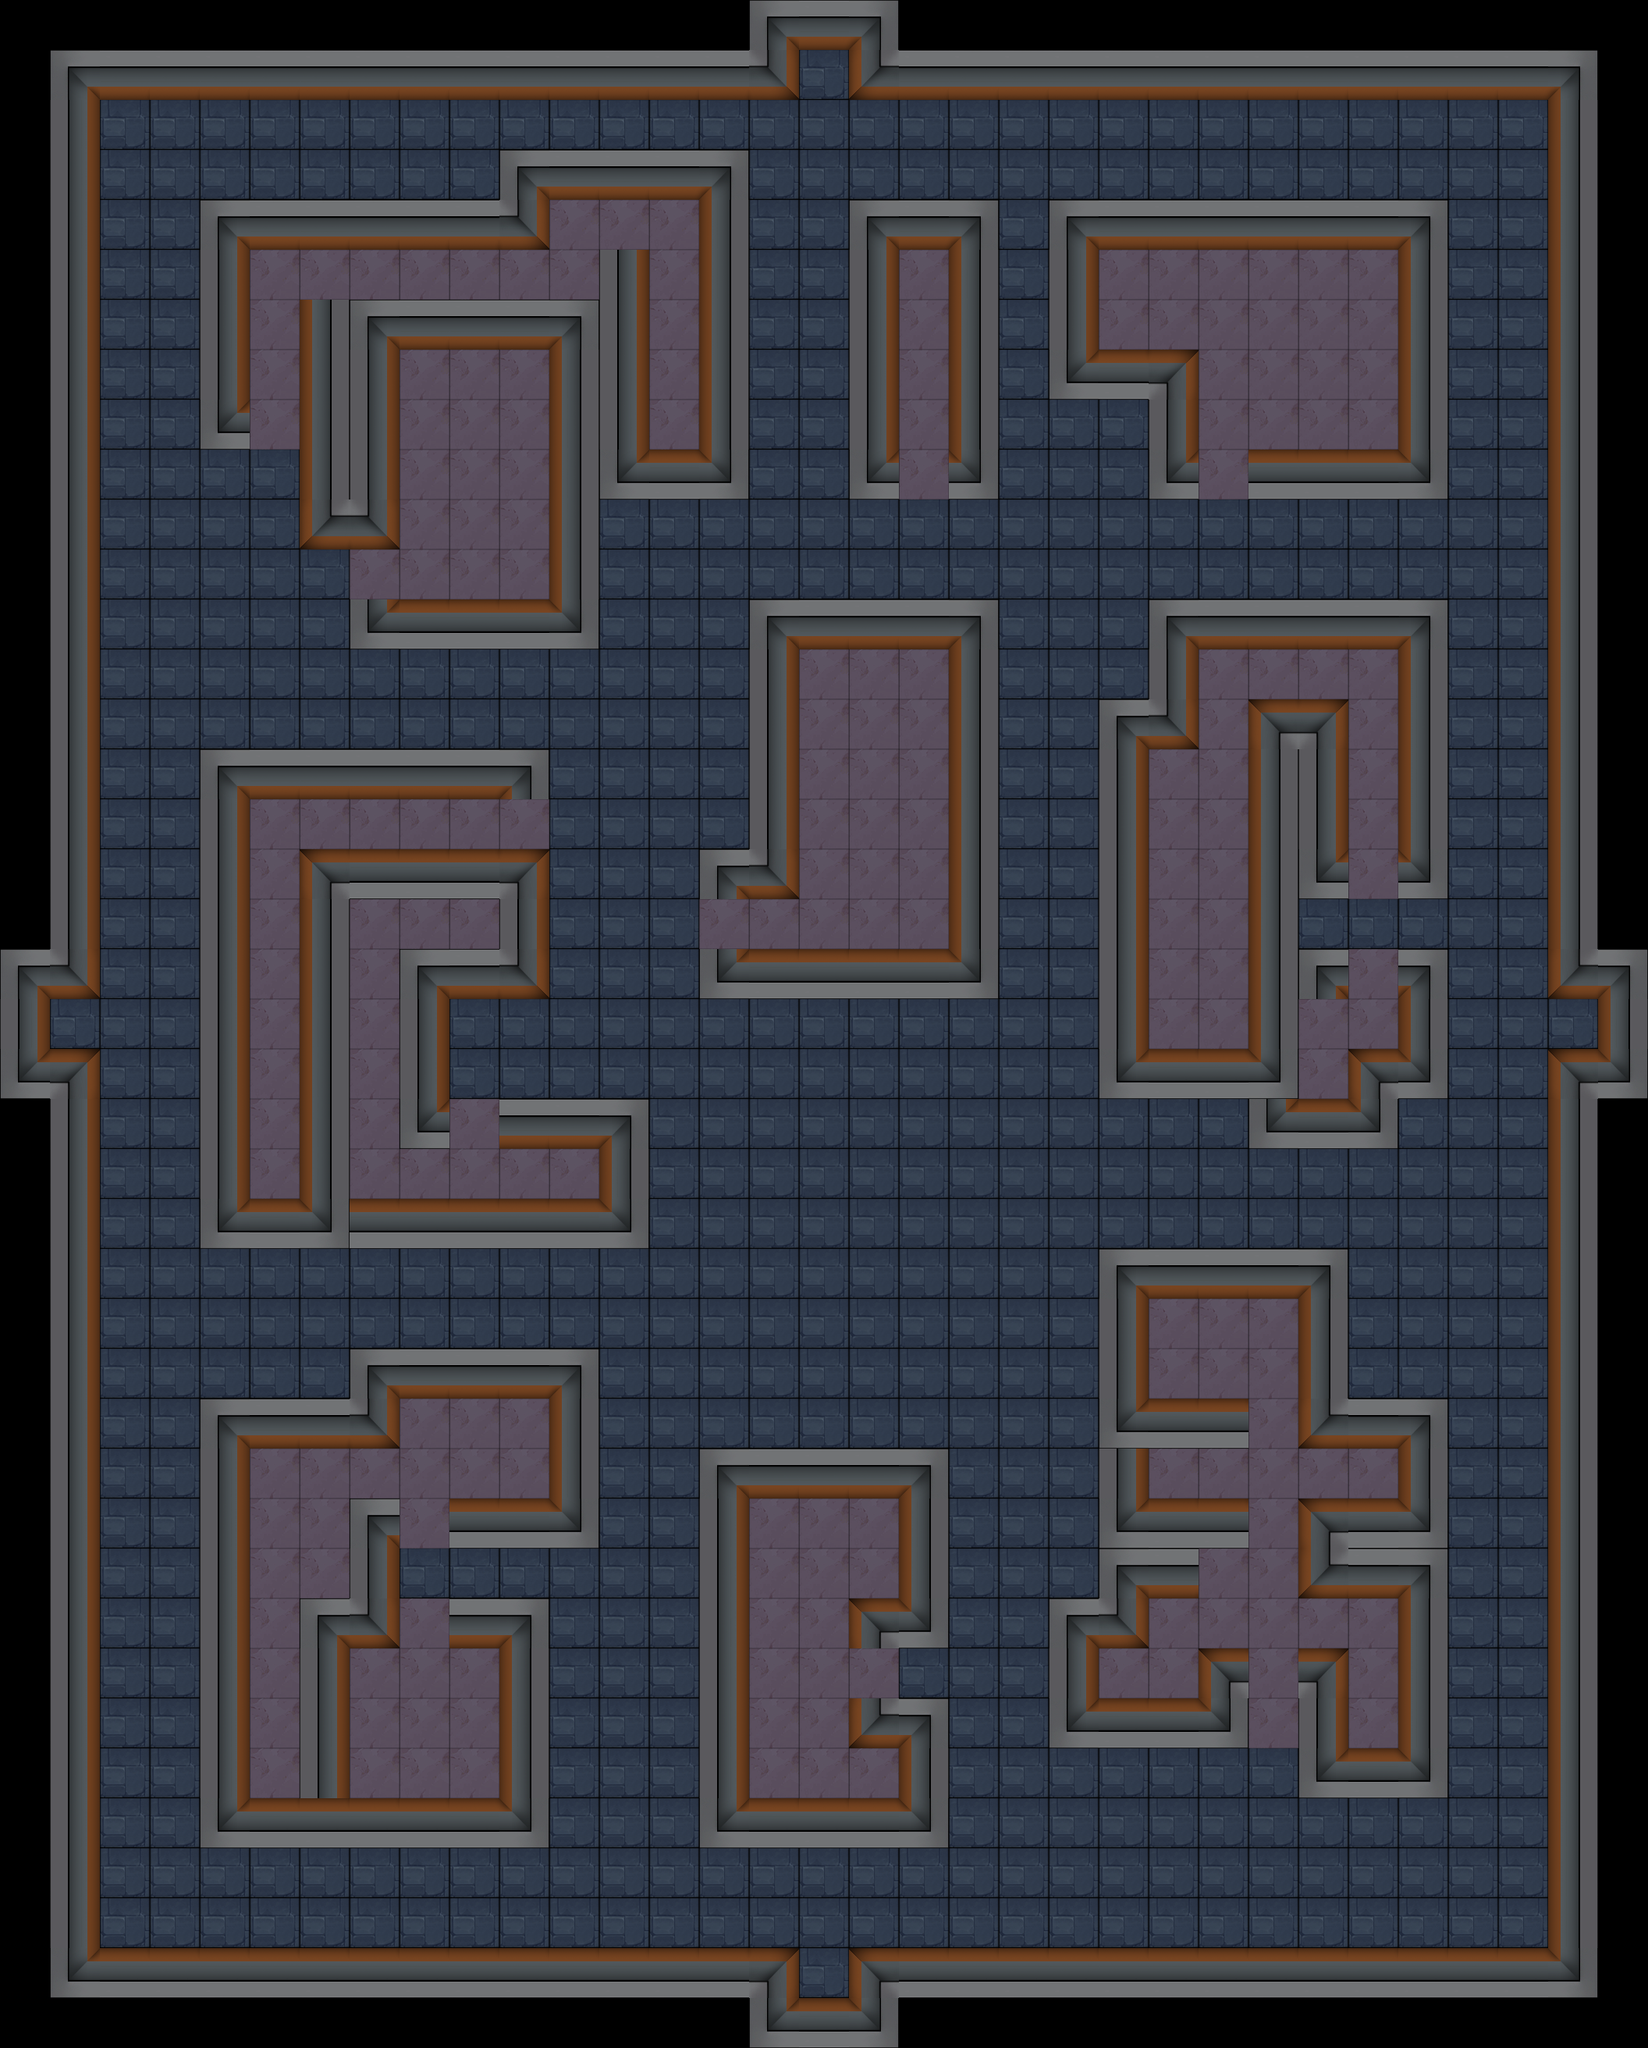

This is a level from a 2D game, rendered from its Tiled map with the project's own tilesets. A one-line summary and the map file follow, with tile-layer data summarised:
An orthogonal 33x41 tile map with 64x64 px tiles, 1 tile layer (map), 2 tilesets and 214 objects (13x door, 13x bed, 9x 人物出生点, 4x 怪物出生点 ).

<map version="1.4" tiledversion="1.4.3" orientation="orthogonal" renderorder="right-down" width="33" height="41" tilewidth="64" tileheight="64" infinite="0" nextlayerid="18" nextobjectid="267">
 <tileset firstgid="1" source="../set/map3.tsx" />
 <tileset firstgid="13" source="../set/map1.tsx" />
 <layer id="1" name="map" width="33" height="41">
  <data>[1353 cells, 1221 non-empty, 14 distinct tile ids]</data>
 </layer>
 <objectgroup id="2" name="obj">
  <object id="9" name="怪物出生点 " x="64" y="1280" width="64" height="64">
   <properties>
    <property name="monsterBorn" type="bool" value="true" />
   </properties>
  </object>
  <object id="11" name="怪物出生点 " x="1024" y="64" width="64" height="64">
   <properties>
    <property name="monsterBorn" type="bool" value="true" />
   </properties>
  </object>
  <object id="12" name="怪物出生点 " x="1984" y="1280" width="64" height="64">
   <properties>
    <property name="monsterBorn" type="bool" value="true" />
   </properties>
  </object>
  <object id="13" name="怪物出生点 " x="1024" y="2496" width="64" height="64">
   <properties>
    <property name="monsterBorn" type="bool" value="true" />
   </properties>
  </object>
  <object id="33" name="人物出生点" x="1024" y="1408" width="64" height="64">
   <properties>
    <property name="born" type="bool" value="true" />
   </properties>
  </object>
  <object id="34" name="人物出生点" x="1088" y="1408" width="64" height="64">
   <properties>
    <property name="born" type="bool" value="true" />
   </properties>
  </object>
  <object id="35" name="人物出生点" x="1152" y="1408" width="64" height="64">
   <properties>
    <property name="born" type="bool" value="true" />
   </properties>
  </object>
  <object id="36" name="人物出生点" x="1024" y="1472" width="64" height="64">
   <properties>
    <property name="born" type="bool" value="true" />
   </properties>
  </object>
  <object id="37" name="人物出生点" x="1088" y="1472" width="64" height="64">
   <properties>
    <property name="born" type="bool" value="true" />
   </properties>
  </object>
  <object id="38" name="人物出生点" x="1152" y="1472" width="64" height="64">
   <properties>
    <property name="born" type="bool" value="true" />
   </properties>
  </object>
  <object id="39" name="人物出生点" x="1024" y="1536" width="64" height="64">
   <properties>
    <property name="born" type="bool" value="true" />
   </properties>
  </object>
  <object id="40" name="人物出生点" x="1088" y="1536" width="64" height="64">
   <properties>
    <property name="born" type="bool" value="true" />
   </properties>
  </object>
  <object id="41" name="人物出生点" x="1152" y="1536" width="64" height="64">
   <properties>
    <property name="born" type="bool" value="true" />
   </properties>
  </object>
 </objectgroup>
 <objectgroup id="3" name="room1">
  <object id="42" name="door" x="320" y="512" width="64" height="64">
   <properties>
    <property name="direction" type="int" value="0" />
    <property name="offset" type="int" value="2" />
   </properties>
  </object>
  <object id="43" x="320" y="448" width="64" height="64" />
  <object id="44" x="320" y="384" width="64" height="64" />
  <object id="45" x="320" y="320" width="64" height="64" />
  <object id="46" x="384" y="320" width="64" height="64" />
  <object id="47" x="448" y="320" width="64" height="64" />
  <object id="48" x="512" y="320" width="64" height="64" />
  <object id="49" x="576" y="320" width="64" height="64" />
  <object id="50" x="640" y="320" width="64" height="64" />
  <object id="51" x="704" y="320" width="64" height="64" />
  <object id="52" x="704" y="256" width="64" height="64" />
  <object id="53" x="768" y="256" width="64" height="64" />
  <object id="54" x="832" y="256" width="64" height="64" />
  <object id="55" x="832" y="320" width="64" height="64" />
  <object id="56" x="832" y="384" width="64" height="64" />
  <object id="57" name="bed" x="832" y="448" width="64" height="64" />
  <object id="58" x="832" y="512" width="64" height="64" />
 </objectgroup>
 <objectgroup id="4" name="room2">
  <object id="60" name="door" x="448" y="704" width="64" height="64">
   <properties>
    <property name="direction" type="int" value="3" />
    <property name="offset" type="int" value="0" />
   </properties>
  </object>
  <object id="61" x="512" y="704" width="64" height="64" />
  <object id="62" x="512" y="640" width="64" height="64" />
  <object id="63" x="512" y="576" width="64" height="64" />
  <object id="64" x="512" y="512" width="64" height="64" />
  <object id="65" x="512" y="448" width="64" height="64" />
  <object id="66" x="576" y="448" width="64" height="64" />
  <object id="67" name="bed" x="576" y="512" width="64" height="64" />
  <object id="68" x="576" y="576" width="64" height="64" />
  <object id="69" x="576" y="640" width="64" height="64" />
  <object id="70" x="576" y="704" width="64" height="64" />
  <object id="71" x="640" y="704" width="64" height="64" />
  <object id="72" x="640" y="640" width="64" height="64" />
  <object id="73" x="640" y="576" width="64" height="64" />
  <object id="74" x="640" y="512" width="64" height="64" />
  <object id="75" x="640" y="448" width="64" height="64" />
 </objectgroup>
 <objectgroup id="5" name="room3">
  <object id="79" name="door" x="1152" y="576" width="64" height="64">
   <properties>
    <property name="direction" type="int" value="0" />
    <property name="offset" type="int" value="2" />
   </properties>
  </object>
  <object id="80" x="1152" y="512" width="64" height="64" />
  <object id="81" x="1152" y="448" width="64" height="64" />
  <object id="82" name="bed" x="1152" y="384" width="64" height="64" />
  <object id="83" x="1152" y="512" width="64" height="64" />
  <object id="266" x="1152" y="320" width="64" height="64" />
 </objectgroup>
 <objectgroup id="6" name="room4">
  <object id="86" name="door" x="1536" y="576" width="64" height="64">
   <properties>
    <property name="direction" type="int" value="0" />
    <property name="offset" type="int" value="3" />
   </properties>
  </object>
  <object id="87" x="1536" y="512" width="64" height="64" />
  <object id="88" x="1600" y="512" width="64" height="64" />
  <object id="89" x="1664" y="512" width="64" height="64" />
  <object id="90" x="1728" y="512" width="64" height="64" />
  <object id="91" x="1728" y="448" width="64" height="64" />
  <object id="92" x="1664" y="448" width="64" height="64" />
  <object id="93" x="1600" y="448" width="64" height="64" />
  <object id="94" x="1536" y="448" width="64" height="64" />
  <object id="95" x="1408" y="384" width="64" height="64" />
  <object id="96" x="1472" y="384" width="64" height="64" />
  <object id="97" x="1536" y="384" width="64" height="64" />
  <object id="98" x="1600" y="384" width="64" height="64" />
  <object id="99" x="1664" y="384" width="64" height="64" />
  <object id="100" x="1728" y="384" width="64" height="64" />
  <object id="101" x="1728" y="320" width="64" height="64" />
  <object id="102" x="1664" y="320" width="64" height="64" />
  <object id="103" x="1600" y="320" width="64" height="64" />
  <object id="104" name="bed" x="1536" y="320" width="64" height="64" />
  </objectgroup>
 <objectgroup id="7" name="room5">
  <!-- 141 objects omitted --></objectgroup>
 <objectgroup id="9" name="room6">
  <!-- 128 objects omitted --></objectgroup>
 <objectgroup id="10" name="room7">
  <!-- 108 objects omitted --></objectgroup>
 <objectgroup id="11" name="room8">
  <!-- 87 objects omitted --></objectgroup>
 <objectgroup id="13" name="room9">
  <!-- 83 objects omitted --></objectgroup>
 <objectgroup id="14" name="room10">
  <!-- 65 objects omitted --></objectgroup>
 <objectgroup id="15" name="room11">
  <!-- 55 objects omitted --></objectgroup>
 <objectgroup id="16" name="room12">
  <!-- 39 objects omitted --></objectgroup>
 <objectgroup id="17" name="room13">
  <!-- 26 objects omitted --></objectgroup>
</map>
<!-- 143 of 214 objects omitted -->
